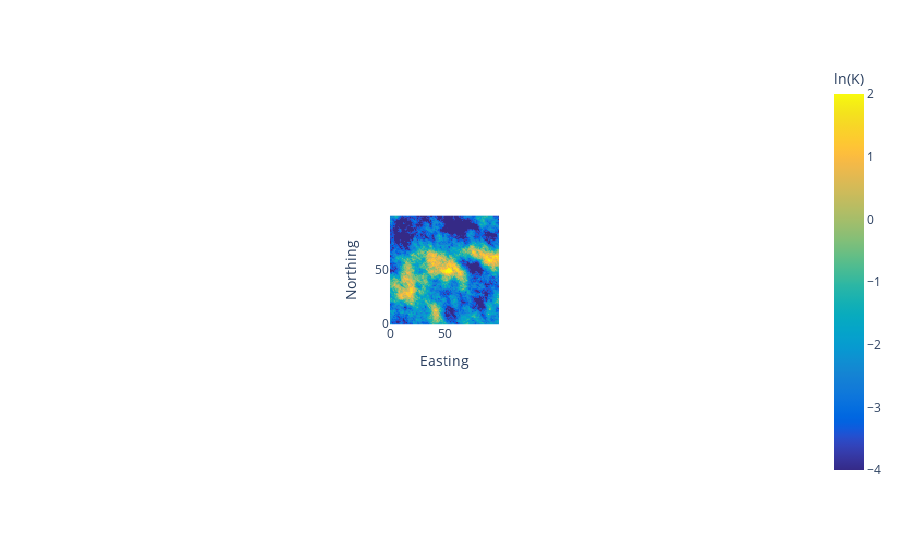
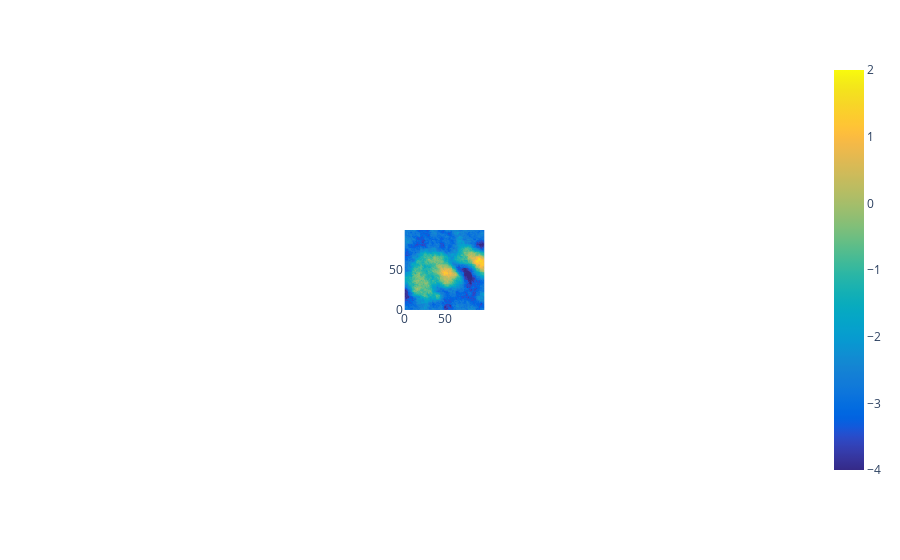
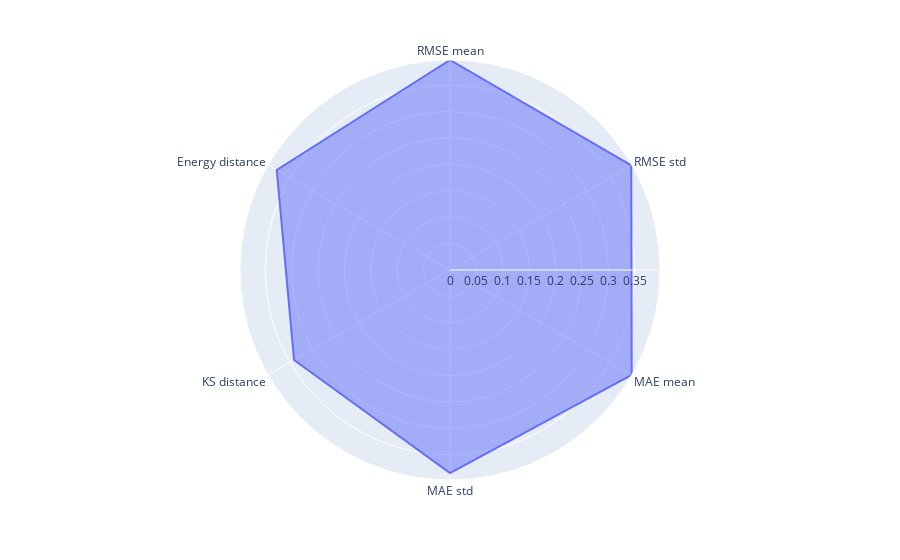

The notebook cell these images were saved under, in order:
### Markdown cell above
## 3. Simulation results: 

For each of the selected scenarios, provide $\mathbb{E}(\ln{(K)})$ and $\mathrm{std}(\ln{(K)})$ as well as  $\mathbb{E}(p)$ and $\mathrm{std}(p)$ plots.


For Scenario 1 we get the following results -- 2 D plots with legend

$\mathbb{E}(ln K(x))$ ~~ Include image here

$\text{std}(ln K(x))$

$\mathbb{E}(p(x))$

$\text{std}(p(x))$



For Scenarios 2 - 3, please see Appendix 1.

### Code cell
for p in bplots:
    for pp in p:
        display(pp)

### Figure 1 — Plotly figure (JSON) as saved in the notebook; plotly's stock layout.template omitted (floating-point values rounded to 4 significant figures; data arrays with more than 128 entries replaced by an {"elided": "..."} marker saying what was removed)
{"data": [{"coloraxis": "coloraxis", "hovertemplate": "x: %{x}<br>y: %{y}<br>color: %{z}<extra></extra>", "name": "0", "type": "heatmap", "xaxis": "x", "yaxis": "y", "z": {"elided": "100x100 float values"}}], "layout": {"autosize": true, "coloraxis": {"cmax": 2, "cmin": -4, "colorbar": {"title": {"text": "ln(K)"}}, "colorscale": {"elided": "255x2 mixed values"}}, "margin": {"t": 60}, "xaxis": {"anchor": "y", "autorange": true, "constrain": "domain", "domain": [0.4252, 0.5748], "range": [-0.5, 99.5], "scaleanchor": "y", "title": {"text": "Easting"}}, "yaxis": {"anchor": "x", "autorange": true, "constrain": "domain", "domain": [0.1088, 0.8912], "range": [-0.5, 99.5], "title": {"text": "Northing"}}}}

### Figure 2 — Plotly figure (JSON) as saved in the notebook; plotly's stock layout.template omitted (floating-point values rounded to 4 significant figures; data arrays with more than 128 entries replaced by an {"elided": "..."} marker saying what was removed)
{"data": [{"coloraxis": "coloraxis", "hovertemplate": "x: %{x}<br>y: %{y}<br>color: %{z}<extra></extra>", "name": "0", "type": "heatmap", "xaxis": "x", "yaxis": "y", "z": {"elided": "100x100 float values"}}], "layout": {"autosize": true, "coloraxis": {"cmax": 2, "cmin": -4, "colorscale": {"elided": "255x2 mixed values"}}, "margin": {"t": 60}, "xaxis": {"anchor": "y", "autorange": true, "constrain": "domain", "domain": [0.4451, 0.5549], "range": [-0.5, 99.5], "scaleanchor": "y"}, "yaxis": {"anchor": "x", "autorange": true, "constrain": "domain", "domain": [0.2129, 0.7871], "range": [-0.5, 99.5]}}}

### Figure 3 — Plotly figure (JSON) as saved in the notebook; plotly's stock layout.template omitted (floating-point values rounded to 4 significant figures)
{"data": [{"fill": "toself", "hovertemplate": "r=%{r}<br>theta=%{theta}<extra></extra>", "legendgroup": "", "line": {"color": "#636efa", "dash": "solid"}, "marker": {"symbol": "circle"}, "mode": "lines", "name": "", "r": [0.3977, 0.3964, 0.3974, 0.3847, 0.3411, 0.3789, 0.3977], "showlegend": false, "subplot": "polar", "theta": ["RMSE mean", "RMSE std", "MAE mean", "MAE std", "KS distance", "Energy distance", "RMSE mean"], "type": "scatterpolar"}], "layout": {"autosize": true, "legend": {"tracegroupgap": 0}, "margin": {"t": 60}, "polar": {"angularaxis": {"direction": "clockwise", "rotation": 90, "type": "category"}, "domain": {"x": [0, 1], "y": [0, 1]}, "radialaxis": {"autorange": true, "range": [0, 0.3977], "type": "linear"}}}}
